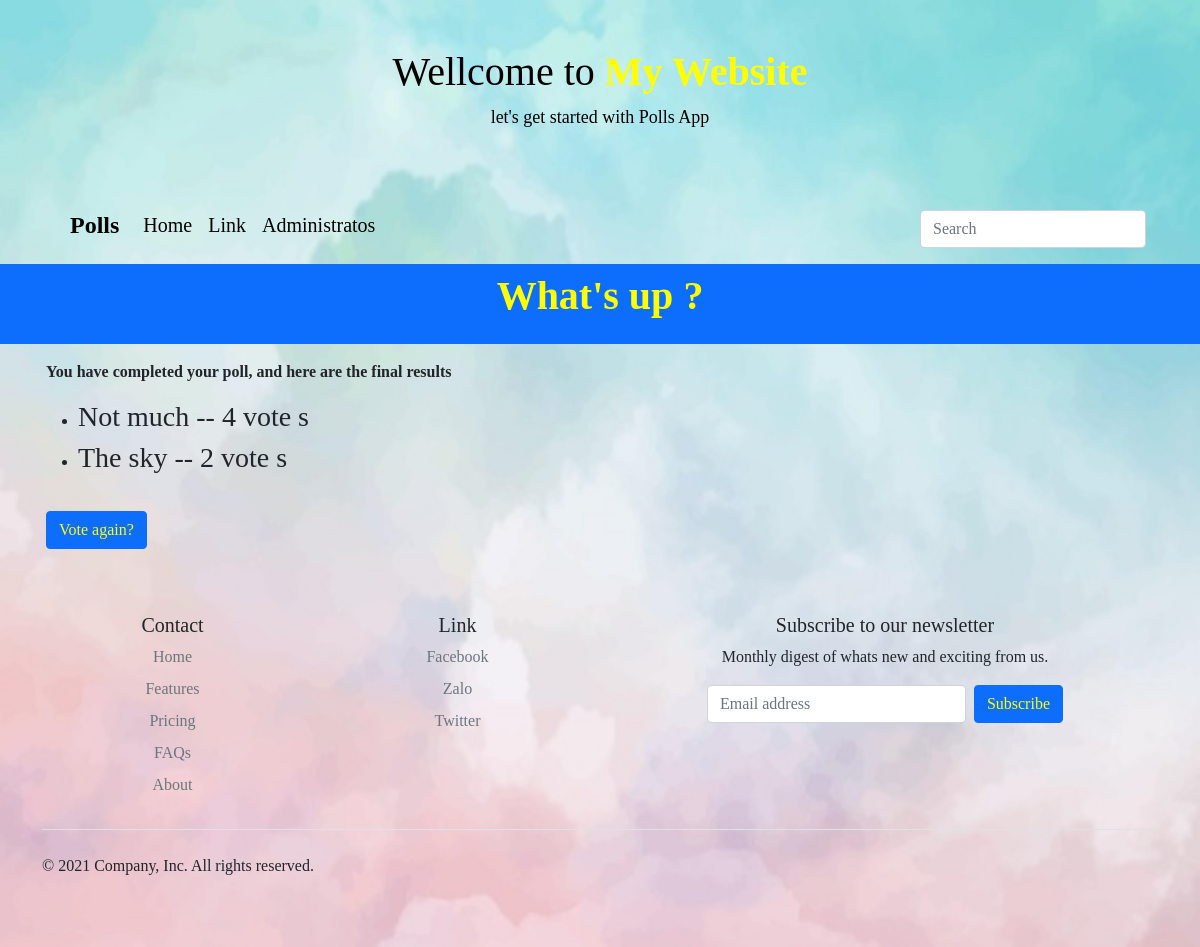
/1/results/, run on the app's committed database.
### polls/models.py (models this page shows, shortened)
class Question(models.Model):
    question_text = models.CharField(max_length=200)
    pub_date = models.DateTimeField('date published')

class Choice(models.Model):
    question = models.ForeignKey(Question, on_delete=models.CASCADE)
    choice_text = models.CharField(max_length=200)
    votes = models.IntegerField(default=0)

### polls/views.py (the view)
# urls.py: path('<int:pk>/results/', views.ResultsView.as_view(), name='results'),
class ResultsView(generic.DetailView):
    model = Question
    template_name = 'polls/results.html'

### polls/templates/polls/results.html
{% extends 'polls/Base.html' %}
{% block title %}
    <h1><p><strong>{{ question.question_text }} ?</strong></p></h1>
{% endblock %}
{% block content %}
    <strong><p>You have completed your poll, and here are the final results</p></strong>
    <ul>
    {% for choice in question.choice_set.all %}
        <li><h3>{{ choice.choice_text }} -- {{ choice.votes }} vote {{ choice.votes|pluralize }}</h3></li>
    {% endfor %}
    </ul>
    <button type="button" class="btn btn-primary" style="margin-top: 20px;">
        <a href="{% url 'polls:detail' question.id %}" style="text-decoration: none; color: yellow;">Vote again?</a>
    </button>
{% endblock %}

### polls/static/polls/style.css (style rules this page uses)
* { font-family: "Comic Sans MS" }
a { color: yellow; text-decoration: none; }
h1 p { color: yellow; }
body { width: 100vw; height: 100vh; background: white url("images/background.jpg"); background-repeat: no-repeat; background-attachment: fixed; background-size: 100% 100%; }

### data on the page
Question: question_text "What's up"
Choice: choice_text "Not much", votes "4"
Choice: choice_text "The sky", votes "2"
